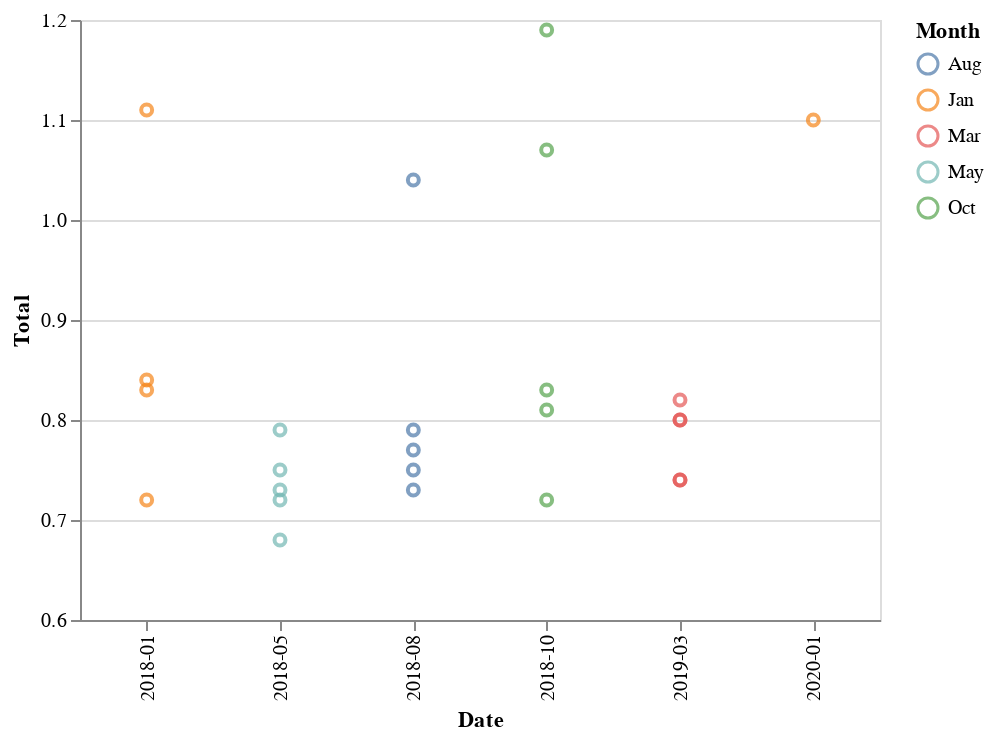

The cell this chart's notebook holds for it:
### Code cell
alt.Chart(df).mark_point().encode(
    x=alt.X('Date'),
    y=alt.Y('Total:Q', scale=alt.Scale(domain=(0.6, 1.2), clamp=True)),
    color=('Month')
)

### Figure 1 — Vega-Lite specification as saved in the notebook (floating-point values rounded to 4 significant figures)
{"$schema": "https://vega.github.io/schema/vega-lite/v3.4.0.json", "config": {"mark": {"tooltip": null}, "view": {"height": 300, "width": 400}}, "data": {"name": "data-272919fef3148d7a32417a8bc7cf3361"}, "datasets": {"data-272919fef3148d7a32417a8bc7cf3361": [{"Chat_Touchpoints": 0.13, "Date": "2018-01", "Email_Touchpoints": 0.55, "Month": "Jan", "Phone_Touchpoints": 0.43, "Total": 1.11, "Year": 2018}, {"Chat_Touchpoints": 0.11, "Date": "2018-01", "Email_Touchpoints": 0.38, "Month": "Jan", "Phone_Touchpoints": 0.35, "Total": 0.84, "Year": 2018}, {"Chat_Touchpoints": 0.11, "Date": "2018-01", "Email_Touchpoints": 0.38, "Month": "Jan", "Phone_Touchpoints": 0.34, "Total": 0.83, "Year": 2018}, {"Chat_Touchpoints": 0.18, "Date": "2018-01", "Email_Touchpoints": 0.3, "Month": "Jan", "Phone_Touchpoints": 0.24, "Total": 0.72, "Year": 2018}, {"Chat_Touchpoints": 0.17, "Date": "2018-05", "Email_Touchpoints": 0.28, "Month": "May", "Phone_Touchpoints": 0.23, "Total": 0.68, "Year": 2018}, {"Chat_Touchpoints": 0.17, "Date": "2018-05", "Email_Touchpoints": 0.29, "Month": "May", "Phone_Touchpoints": 0.29, "Total": 0.75, "Year": 2018}, {"Chat_Touchpoints": 0.14, "Date": "2018-05", "Email_Touchpoints": 0.3, "Month": "May", "Phone_Touchpoints": 0.28, "Total": 0.72, "Year": 2018}, {"Chat_Touchpoints": 0.14, "Date": "2018-05", "Email_Touchpoints": 0.35, "Month": "May", "Phone_Touchpoints": 0.3, "Total": 0.79, "Year": 2018}, {"Chat_Touchpoints": 0.11, "Date": "2018-05", "Email_Touchpoints": 0.32, "Month": "May", "Phone_Touchpoints": 0.3, "Total": 0.73, "Year": 2018}, {"Chat_Touchpoints": 0.12, "Date": "2018-10", "Email_Touchpoints": 0.31, "Month": "Oct", "Phone_Touchpoints": 0.29, "Total": 0.72, "Year": 2018}, {"Chat_Touchpoints": 0.11, "Date": "2018-10", "Email_Touchpoints": 0.41, "Month": "Oct", "Phone_Touchpoints": 0.29, "Total": 0.81, "Year": 2018}, {"Chat_Touchpoints": 0.15, "Date": "2018-10", "Email_Touchpoints": 0.54, "Month": "Oct", "Phone_Touchpoints": 0.38, "Total": 1.07, "Year": 2018}, {"Chat_Touchpoints": 0.16, "Date": "2018-10", "Email_Touchpoints": 0.58, "Month": "Oct", "Phone_Touchpoints": 0.45, "Total": 1.19, "Year": 2018}, {"Chat_Touchpoints": 0.13, "Date": "2018-10", "Email_Touchpoints": 0.38, "Month": "Oct", "Phone_Touchpoints": 0.32, "Total": 0.83, "Year": 2018}, {"Chat_Touchpoints": 0.13, "Date": "2019-03", "Email_Touchpoints": 0.38, "Month": "Mar", "Phone_Touchpoints": 0.31, "Total": 0.82, "Year": 2019}, {"Chat_Touchpoints": 0.15, "Date": "2019-03", "Email_Touchpoints": 0.34, "Month": "Mar", "Phone_Touchpoints": 0.25, "Total": 0.74, "Year": 2019}, {"Chat_Touchpoints": 0.2, "Date": "2019-03", "Email_Touchpoints": 0.34, "Month": "Mar", "Phone_Touchpoints": 0.26, "Total": 0.8, "Year": 2019}, {"Chat_Touchpoints": 0.2, "Date": "2019-03", "Email_Touchpoints": 0.34, "Month": "Mar", "Phone_Touchpoints": 0.26, "Total": 0.8, "Year": 2019}, {"Chat_Touchpoints": 0.15, "Date": "2019-03", "Email_Touchpoints": 0.34, "Month": "Mar", "Phone_Touchpoints": 0.25, "Total": 0.74, "Year": 2019}, {"Chat_Touchpoints": 0.16, "Date": "2018-08", "Email_Touchpoints": 0.33, "Month": "Aug", "Phone_Touchpoints": 0.28, "Total": 0.77, "Year": 2018}, {"Chat_Touchpoints": 0.17, "Date": "2018-08", "Email_Touchpoints": 0.32, "Month": "Aug", "Phone_Touchpoints": 0.24, "Total": 0.73, "Year": 2018}, {"Chat_Touchpoints": 0.17, "Date": "2018-08", "Email_Touchpoints": 0.34, "Month": "Aug", "Phone_Touchpoints": 0.24, "Total": 0.75, "Year": 2018}, {"Chat_Touchpoints": 0.18, "Date": "2018-08", "Email_Touchpoints": 0.36, "Month": "Aug", "Phone_Touchpoints": 0.25, "Total": 0.79, "Year": 2018}, {"Chat_Touchpoints": 0.18, "Date": "2018-08", "Email_Touchpoints": 0.53, "Month": "Aug", "Phone_Touchpoints": 0.33, "Total": 1.04, "Year": 2018}, {"Chat_Touchpoints": 0.26, "Date": "2020-01", "Email_Touchpoints": 0.5, "Month": "Jan", "Phone_Touchpoints": 0.34, "Total": 1.1, "Year": 2020}]}, "encoding": {"color": {"field": "Month", "type": "nominal"}, "x": {"field": "Date", "type": "nominal"}, "y": {"field": "Total", "scale": {"clamp": true, "domain": [0.6, 1.2]}, "type": "quantitative"}}, "mark": "point"}
